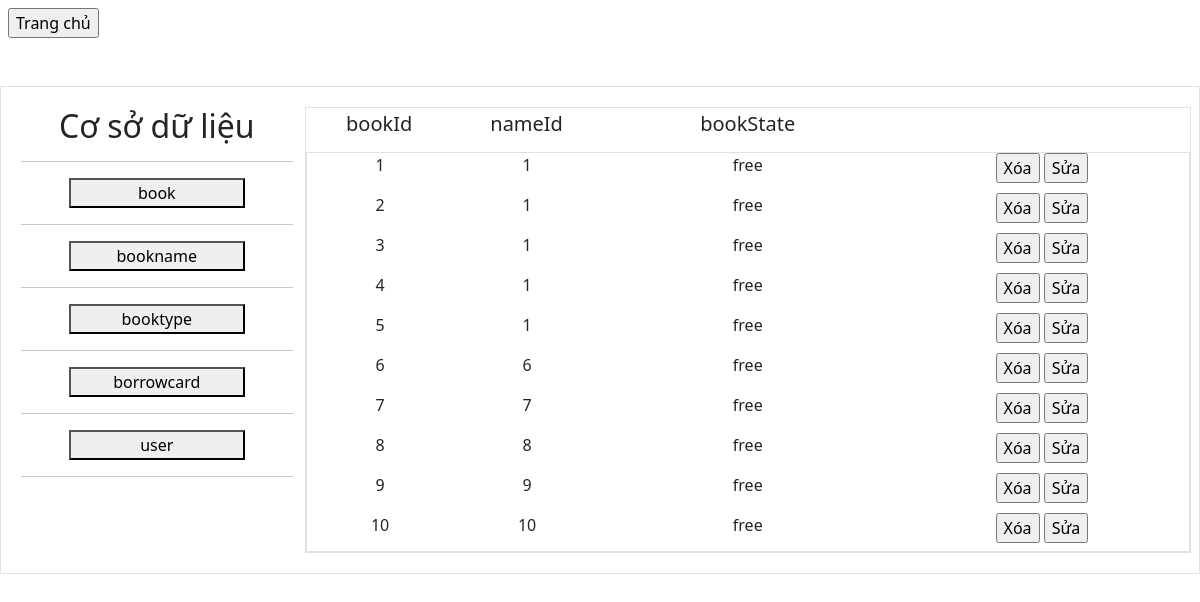
Screenshot of /csdl.php (signed in) with the database file from the repository.
### tables this page shows
CREATE TABLE `book` (
  `bookId` int(11) NOT NULL,
  `nameId` int(11) DEFAULT NULL,
  `bookState` char(4) DEFAULT NULL
);

### public/csdl.php (the view, shortened to what this page needs)
<?php
include('../prepare/src/dbconnect.php');
if (isset($_SESSION["userName"])) :
    $sql = "SELECT * from book";
    $ketqua = $conn->prepare($sql);
    $ketqua->execute();
    $ketqua = $ketqua->fetchAll(PDO::FETCH_ASSOC);
?>
    <!DOCTYPE html>
    <html lang="en">
    <head>
        <link href="https://cdn.jsdelivr.net/npm/bootstrap@5.3.2/dist/css/bootstrap.min.css" rel="stylesheet">
    </head>
    <body>
    <div class="ms-2 mt-2"><a href="index.php"><input type="button" value="Trang chủ"></a></div>
        <main>
            <div class="container-fluid border mt-5 mb-5" style="padding: 20px;">
                <div class="row">
                    <div class="col-md-3 text-center">
                        <h2>Cơ sở dữ liệu</h2>
                        <hr>
                        <div class="d-grid me-5 ms-5">
                            <button id="book_info_tbl">book</button>
                        </div>
                        <hr>
                        <div class="d-grid me-5 ms-5">
                            <button id="bookname_info_tbl">bookname</button>
                        </div>
                        <hr>
                        <div class="d-grid me-5 ms-5">
                            <button id="booktype_info_tbl">booktype</button>
                        </div>
                        <hr>
                        <div class="d-grid me-5 ms-5">
                            <button id="borrowcard_info_tbl">borrowcard</button>
                        </div>
                        <hr>
                        <div class="d-grid me-5 ms-5">
                            <button id="user_info_tbl">user</button>
                        </div>
                        <hr>
                    </div>
                    <div class="col-md-9 border ">
                        <div id="book_info">
                            <form class="form-horizontal ">
                                <div class="row mt-1">
                                    <div class="col-md-2 text-center">
                                        <h5>bookId</h5>
                                    </div>
                                    <div class="col-md-2 text-center">
                                        <h5>nameId</h5>
                                    </div>
                                    <div class="col-md-4 text-center">
                                        <h5>bookState</h5>
                                    </div>
                                    <div class="col-md-4">
                                    </div>
                                </div>
                                <div class="row overflow-y-scroll text-center mt-2 border" style="height:400px">
                                    <?php foreach ($ketqua as $book) : ?>
                                        <div class="col-md-2 ">
                                            <p><?= $book['bookId'] ?></p>
                                        </div>
                                        <div class="col-md-2 ">
                                            <p><?= $book['nameId'] ?></p>
                                        </div>
                                        <div class="col-md-4">
                                            <p><?= $book['bookState'] ?></p>
                                        </div>
                                        <div class="col-md-4">
                                            <form method="POST" onsubmit="return confirmDelete();">
                                                <input type="submit" name="delete_book" class="" value="Xóa"><input type="hidden" name="id_book" value="<?= $book['bookId'] ?>">
                                                <a href="fix_csdl/fix_book.php?id=<?= $book['bookId'] ?>"><input type="button" value="Sửa"></a>
                                            </form>
                                        </div>
                                    <?php endforeach ?>
                                </div>
                            </form>
                        </div>
                    </div>
        </main>
    </body>
    </html>
<?php endif ?>

### rows the page displays
book: bookId "1", nameId "1", bookState "free"
book: bookId "2", nameId "1", bookState "free"
book: bookId "3", nameId "1", bookState "free"
book: bookId "4", nameId "1", bookState "free"
book: bookId "5", nameId "1", bookState "free"
book: bookId "6", nameId "6", bookState "free"
book: bookId "7", nameId "7", bookState "free"
book: bookId "8", nameId "8", bookState "free"
book: bookId "9", nameId "9", bookState "free"
book: bookId "10", nameId "10", bookState "free"
